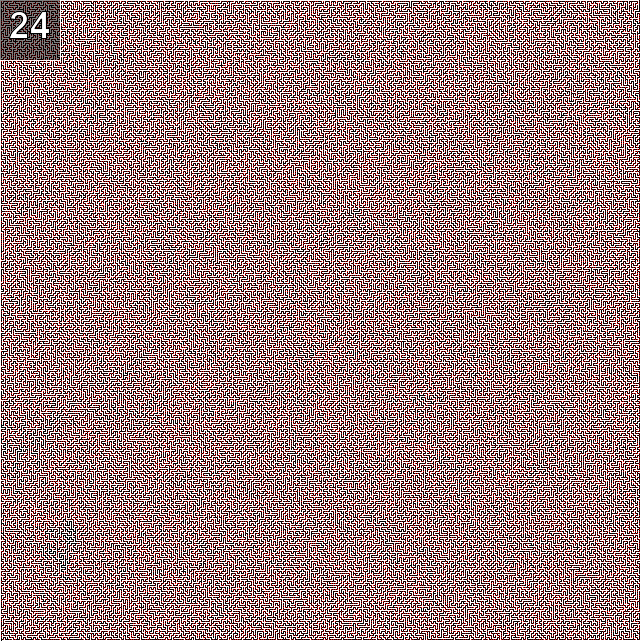
#> input picture old_challenge/maze.png, 641 x 641 px, found by its file name
$ python p24.py   (Python 2 division)
#> lines starting #> are read from the running program, lines starting #| are printed output that depends on the picture
# http://www.pythonchallenge.com/pc/hex/ambiguity.html

# a maze! oh, what a maze.
# presumably when it says 'top to bottom' it means topright to bottomleft
# topright is size[0]-2,0
# bottomleft is 1,size[1]-1

# Maze algo:
#   - if the square we're in has an exit in a direction we've yet to go, go there
#   - if not, pop back one square

import Image
im = Image.open('maze.png')
#> im is the input picture: PIL image 641x641 RGBA; mean R, G, B, A 159.1, 127.5, 127.5, 255

white = (255,255,255,255)
blue = (0,0,255,255)

# seed algorithm with entrance square and the only valid exit out of it
a,b = im.size[0]-2,0
#> a = 639; b = 0
path = [(a,b,im.getpixel((a,b)),[(a,b+1)])]
in_maze = True
while in_maze:
    x, y, px, remaining_exits = path[-1]
    if x == 1 and y == im.size[1]-1:
        break

    if x<0 or x>im.size[0]-1 or y<0 or y>im.size[1]-1:
        path.pop()
        continue

    if px in [white,blue]:
        path.pop()
        continue

    im.putpixel((x,y), blue)

    if remaining_exits:
        next_x, next_y = remaining_exits.pop()
        next_px = im.getpixel((next_x, next_y))
        exits = [(next_x+1,next_y),(next_x-1,next_y),(next_x,next_y-1),(next_x,next_y+1)]
        path.append((next_x,next_y,next_px,exits))
    else:
        path.pop()
        im.putpixel((x,y), px)
#> this loop made 396599 passes
#> (x, y, px, next_x, next_y, next_px, exits) on passes 2 to 5: (639, 1, (80, 0, 0, 255), 639, 2, (0, 0, 0, 255), [(640, 2), (638, 2), (639, 1), (639, 3)]), (639, 2, (0, 0, 0, 255), 639, 3, (75, 0, 0, 255), [(640, 3), (638, 3), (639, 2), (639, 4)]), (639, 3, (75, 0, 0, 255), 639, 4, (0, 0, 0, 255), [(640, 4), (638, 4), (639, 3), (639, 5)]), (639, 4, (0, 0, 0, 255), 639, 5, (3, 0, 0, 255), [(640, 5), (638, 5), (639, 4), (639, 6)])
#> (x, y, next_x, next_y, next_px, exits) on passes 11, 16, 21, 26, 31: (639, 10, 639, 11, (0, 0, 0, 255), [(640, 11), (638, 11), (639, 10), (639, 12)]), (639, 11, 638, 11, (0, 0, 0, 255), [(639, 11), (637, 11), (638, 10), (638, 12)]), (638, 11, 637, 11, (0, 0, 0, 255), [(638, 11), (636, 11), (637, 10), (637, 12)]), (637, 11, 636, 11, (0, 0, 0, 255), [(637, 11), (635, 11), (636, 10), (636, 12)]), (636, 11, 635, 11, (0, 0, 0, 255), [(636, 11), (634, 11), (635, 10), (635, 12)])
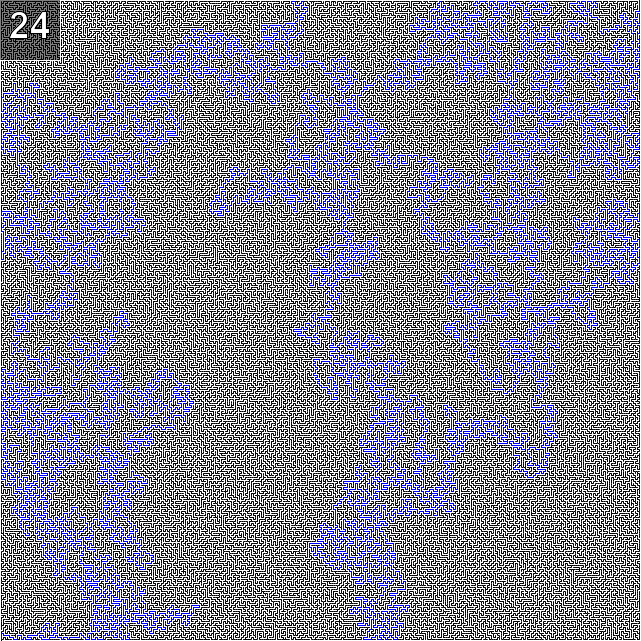
#> im: PIL image 641x641 RGBA; mean R, G, B, A 152.2, 127.5, 155.2, 255
#> after the loop, path = 44623 items

# if you want to see a cool picture:
# im.save('borked.png')

of = open('maze.zip','wb')
# Every other character in the maze is full-black; just use the valid ones. produces a zipfile with a jpeg that says 'lake', and also 'mybroken.zip'
for p in path[1::2]:
    print p[2]
#> (the run stopped early here; a loop or call above may not have finished)
